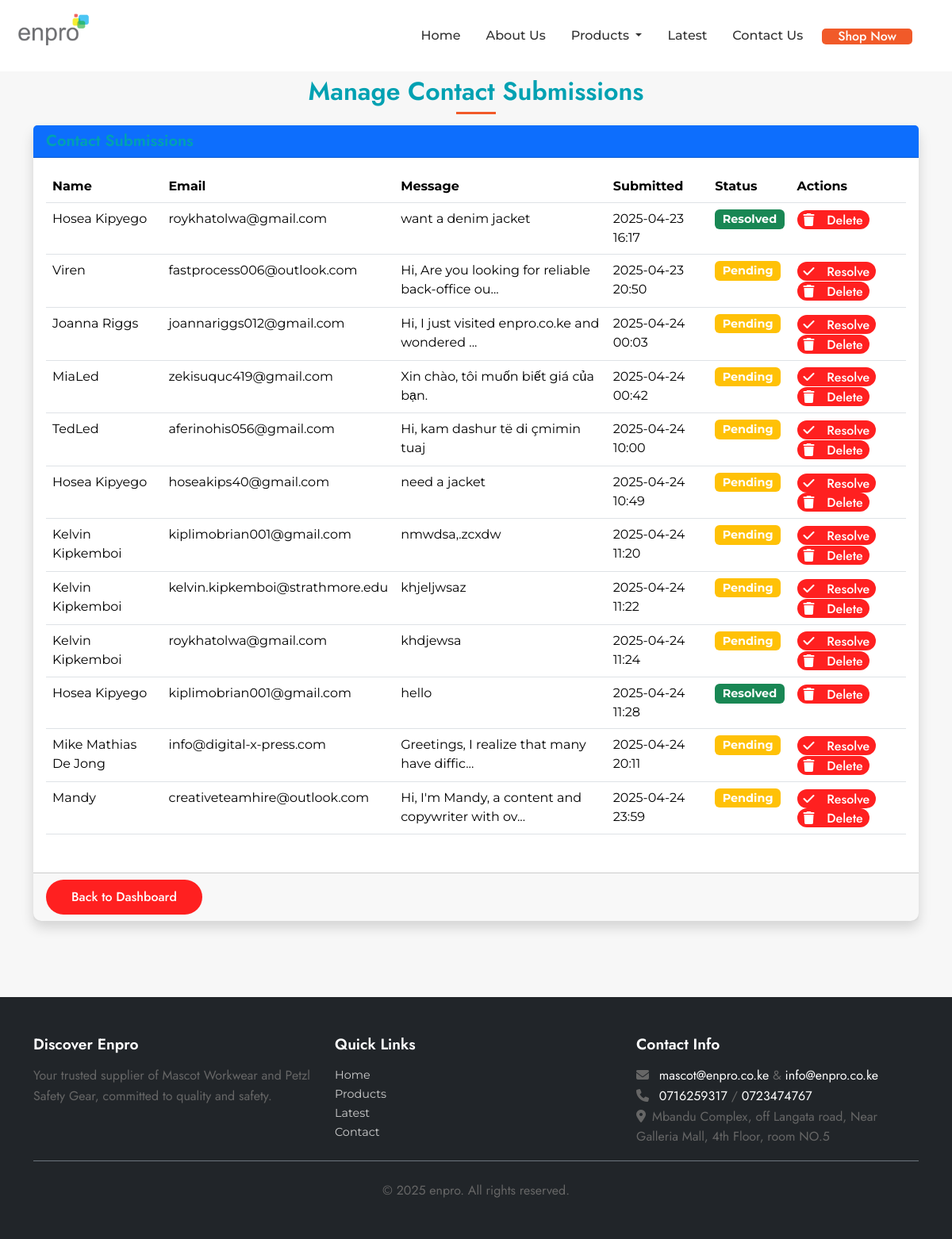
Screenshot of /admin/contacts (signed in) with the database file from the repository.
### app/models.py (models this page shows, shortened)
class ContactSubmission(db.Model):
    id = db.Column(db.Integer, primary_key=True, autoincrement=True)
    name = db.Column(db.String(150), nullable=False)
    email = db.Column(db.String(150), nullable=False)
    message = db.Column(db.Text, nullable=False)
    submitted_at = db.Column(db.DateTime, default=lambda: datetime.now(UTC))
    is_resolved = db.Column(db.Boolean, default=False)

### app/admin.py (the view)
    def wrap(*args, **kwargs):
        logger.debug(f"Checking admin access: is_authenticated={current_user.is_authenticated}, user={current_user.username if current_user.is_authenticated else 'None'}, role={current_user.role if current_user.is_authenticated else 'None'}, host={request.host}, session={dict(session)}, cookies={request.cookies}")
        if not current_user.is_authenticated:
            logger.warning(f"User not authenticated, redirecting to auth.login, host={request.host}")
            flash('Please log in to access this page.', 'danger')
            return redirect(url_for('auth.login', _external=True, _scheme='https'))
        if current_user.role != 'admin':
            logger.warning(f"User {current_user.username} has role {current_user.role}, not admin, host={request.host}")
            flash('You need admin privileges to access this page.', 'danger')
            return redirect(url_for('main.index', _external=True, _scheme='https'))
        return f(*args, **kwargs)

### app/admin.py (called while the page is built)
@admin_bp.route('/contacts')
@admin_required
def contacts():
    logger.debug(f"Accessing contacts, user={current_user.username}, host={request.host}, session={dict(session)}, cookies={request.cookies}")
    submissions = ContactSubmission.query.all()
    return render_template('admin/contacts.html', submissions=submissions)

### app/templates/admin/contacts.html (shortened to what this page needs)
{% extends "base.html" %}
{% block content %}
<section class="admin-contacts py-5">
    <div class="container">
        <h2 class="section-title text-center mb-4 fade-in">Manage Contact Submissions</h2>
        <div class="card shadow fade-in">
            <div class="card-header bg-primary text-white">
                <h5 class="mb-0">Contact Submissions</h5>
            </div>
            <div class="card-body">
                {% if submissions %}
                    <div class="table-responsive">
                        <table class="table table-hover">
                            <thead>
                                <tr>
                                    <th scope="col">Name</th>
                                    <th scope="col">Email</th>
                                    <th scope="col">Message</th>
                                    <th scope="col">Submitted</th>
                                    <th scope="col">Status</th>
                                    <th scope="col">Actions</th>
                                </tr>
                            </thead>
                            <tbody>
                                {% for submission in submissions %}
                                    <tr>
                                        <td>{{ submission.name }}</td>
                                        <td>{{ submission.email }}</td>
                                        <td>{{ submission.message|truncate(50, True) }}</td>
                                        <td>{{ submission.submitted_at.strftime('%Y-%m-%d %H:%M') }}</td>
                                        <td>
                                            {% if submission.is_resolved %}
                                                <span class="badge bg-success">Resolved</span>
                                            {% else %}
                                                <span class="badge bg-warning">Pending</span>
                                            {% endif %}
                                        </td>
                                        <td>
                                            {% if not submission.is_resolved %}
                                                <form action="{{ url_for('admin.contact_resolve', id=submission.id) }}" method="POST" style="display:inline;">
                                                    <button type="submit" class="btn btn-sm btn-success" title="Mark as Resolved">
                                                        <i class="fas fa-check"></i> Resolve
                                                    </button>
                                                </form>
                                            {% endif %}
                                            <form action="{{ url_for('admin.contact_delete', id=submission.id) }}" method="POST" style="display:inline;" onsubmit="return confirm('Are you sure you want to delete this submission?');">
                                                <button type="submit" class="btn btn-sm btn-danger" title="Delete Submission">
                                                    <i class="fas fa-trash"></i> Delete
                                                </button>
                                            </form>
                                        </td>
                                    </tr>
                                {% endfor %}
                            </tbody>
                        </table>
                    </div>
                {% else %}
                    <p class="text-muted text-center">No contact submissions found.</p>
                {% endif %}
            </div>
            <div class="card-footer">
                <a href="{{ url_for('admin.dashboard') }}" class="btn btn-outline-secondary">Back to Dashboard</a>
            </div>
        </div>
    </div>
</section>
{% endblock %}

### app/templates/admin/contacts.html (style rules this page uses)
.fade-in { animation: fadeIn 0.5s ease-in; }
.table-responsive { margin-bottom: 1rem; }
.badge { font-size: 0.9em; }
.btn-sm { padding: 0.25rem 0.5rem; }

### app/templates/base.html (style rules this page uses)
body { font-family: 'Montserrat', sans-serif; color: #333333; background-color: #F7F7F7; }
h1, h2, h3, h4, h5, h6 { font-weight: 600; color: #00A1B2; }
.section-title { font-size: 2rem; margin-bottom: 30px; position: relative; }
.section-title::after { content: ''; width: 50px; height: 3px; background-color: #F15A29; position: absolute; bottom: -10px; left: 50%; transform: translateX(-50%); }
.card { border: none; border-radius: 10px; box-shadow: 0 4px 8px rgba(0, 0, 0, 0.1); transition: transform 0.3s ease; }

### rows the page displays
ContactSubmission: name "Hosea Kipyego", email "roykhatolwa@gmail.com", message "want a denim jacket", submitted_at "2025-04-23 16:17", is_resolved "Resolved"
ContactSubmission: name "Viren", email "fastprocess006@outlook.com", message "Hi, Are you looking for reliable back-office ou...", submitted_at "2025-04-23 20:50", is_resolved "Pending"
ContactSubmission: name "Joanna Riggs", email "joannariggs012@gmail.com", message "Hi, I just visited enpro.co.ke and wondered ...", submitted_at "2025-04-24 00:03", is_resolved "Pending"
ContactSubmission: name "MiaLed", email "zekisuquc419@gmail.com", message "Xin chào, tôi muốn biết giá của bạn.", submitted_at "2025-04-24 00:42", is_resolved "Pending"
ContactSubmission: name "TedLed", email "aferinohis056@gmail.com", message "Hi, kam dashur të di çmimin tuaj", submitted_at "2025-04-24 10:00", is_resolved "Pending"
ContactSubmission: name "Hosea Kipyego", email "hoseakips40@gmail.com", message "need a jacket", submitted_at "2025-04-24 10:49", is_resolved "Pending"
ContactSubmission: name "Kelvin Kipkemboi", email "kiplimobrian001@gmail.com", message "nmwdsa,.zcxdw", submitted_at "2025-04-24 11:20", is_resolved "Pending"
ContactSubmission: name "Kelvin Kipkemboi", email "kelvin.kipkemboi@strathmore.edu", message "khjeljwsaz", submitted_at "2025-04-24 11:22", is_resolved "Pending"
ContactSubmission: name "Kelvin Kipkemboi", email "roykhatolwa@gmail.com", message "khdjewsa", submitted_at "2025-04-24 11:24", is_resolved "Pending"
ContactSubmission: name "Hosea Kipyego", email "kiplimobrian001@gmail.com", message "hello", submitted_at "2025-04-24 11:28", is_resolved "Resolved"
ContactSubmission: name "Mike Mathias De Jong", email "info@digital-x-press.com", message "Greetings, I realize that many have diffic...", submitted_at "2025-04-24 20:11", is_resolved "Pending"
ContactSubmission: name "Mandy", email "creativeteamhire@outlook.com", message "Hi, I'm Mandy, a content and copywriter with ov...", submitted_at "2025-04-24 23:59", is_resolved "Pending"

### other values shown
{{ 'now' | datetimeformat('%Y') }} "2025"
